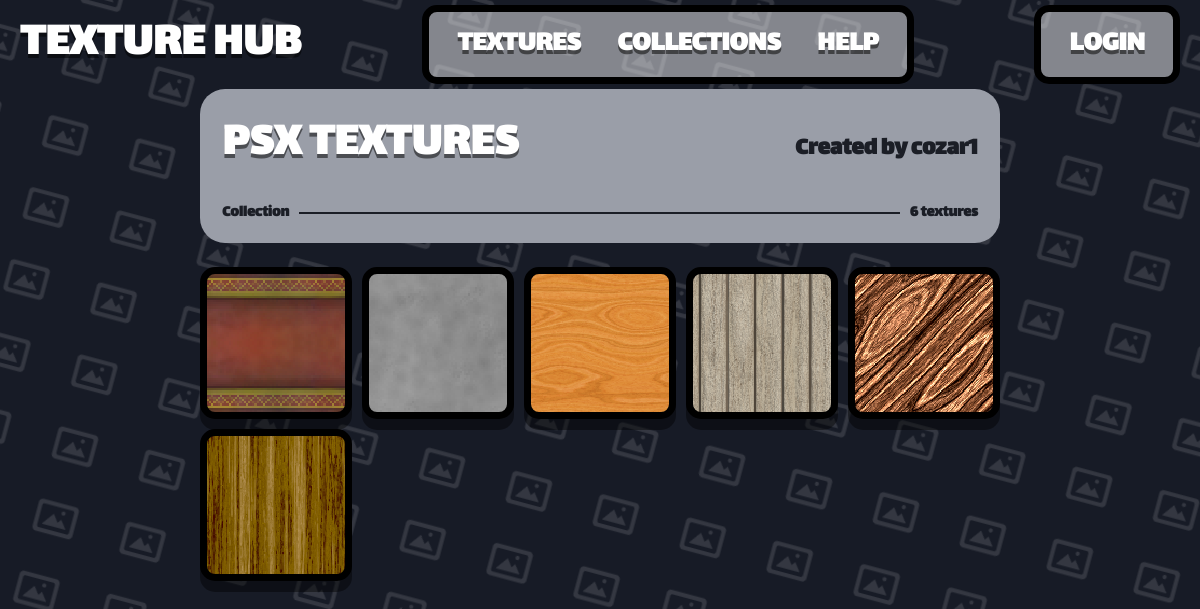
The app's page /collection/1 with its own data.
### app.py (models this page shows)
class Collection(db.Model):
    __tablename__ = 'Collection'
    collection_id = db.Column(db.Integer, primary_key=True)
    collection_name = db.Column(db.String(80), unique=True, nullable=False)
    collection_user_id = db.Column(db.String(120), nullable=False)
    collection_rating = db.Column(db.Integer, default=0)

class User(db.Model):
    __tablename__ = 'User'
    user_id = db.Column(db.Integer, primary_key=True)
    user_name = db.Column(db.String(80), unique=True, nullable=False)
    user_password = db.Column(db.String(120), nullable=False)
    user_rating = db.Column(db.Integer, default=0)

class Texture(db.Model):
    __tablename__ = 'Texture'
    texture_id = db.Column(db.Integer, primary_key=True)
    texture_name = db.Column(db.String(80), unique=True, nullable=False)
    texture_address = db.Column(db.String(120), nullable=False)
    texture_user_id = db.Column(db.Integer, default=0)
    texture_tags = db.Column(db.String(200), nullable=True)

### app.py (the view)
@app.route('/collection/<_collection_id>', methods=['GET', 'POST'])
def collection(_collection_id):
    user = get_current_user()
    collection = Collection.query.filter_by(collection_id = _collection_id).one()
    collection_user = User.query.filter_by(user_id = collection.collection_user_id).one()
    texture_ids = Texture_Collection.query.filter_by(collection_id = collection.collection_id).all()
    textures = [Texture.query.filter_by(texture_id = tc.texture_id).one() for tc in texture_ids]
    return render_template('collection.html', user=user, collection=collection, collection_user=collection_user, textures=textures)

### app.py (called while the page is built)
def get_current_user():
    user_id = session.get('user_id')
    if user_id is None:
        return None
    return User.query.get(user_id)

@app.template_filter('texture_url')
def texture_image_url(address):
    if not address:
        return DEFAULT_TEXTURE_URL
    addr = str(address).strip().replace('\\', '/')
    if addr.startswith('/static/images/'):
        rel = addr[len('/static/images/') :]
    elif addr.startswith('static/images/'):
        rel = addr[len('static/images/') :]
    else:
        rel = os.path.basename(addr)
    rel = os.path.basename(rel)
    if not rel or rel.startswith('.'):
        return DEFAULT_TEXTURE_URL
    full = os.path.join(STATIC_IMAGES_DIR, rel)
    if os.path.isfile(full):
        return f'/static/images/{rel}'
    return DEFAULT_TEXTURE_URL

### templates/collection.html (shortened to what this page needs)
{% extends "template.html" %}
{% block content %}
<div class="th-detail-panel">
    <div class="th-detail-title-row">
        <h1 class="th-detail-title">{{ collection.collection_name }}</h1>
        <div class="th-detail-author">Created by {{ collection_user.user_name }}</div>
    </div>
    <div class="th-collection-row">
        <span class="th-stat-label">Collection</span>
        <div class="th-stat-track"></div>
        <span class="th-stat-value">{{ textures|length }} textures</span>
    </div>
</div>
<div class="th-texture-grid" style="margin-top: 24px;">
    {% for item in textures %}
        {% include "texture_template.html" %}
    {% endfor %}
</div>
{% endblock %}

### templates/template.html (shortened to what this page needs)
<!DOCTYPE html>
<html lang="en">
<head>
    <link rel="stylesheet" href="https://cdnjs.cloudflare.com/ajax/libs/font-awesome/6.5.2/css/all.min.css">
    <link rel="stylesheet" href="/static/style.css">
</head>
<body class="th-body">
    {% if request.endpoint not in ('login', 'signup') %}
    <header class="th-navbar">
        <a href="/" class="th-brand">TEXTURE HUB</a>
        <div class="container">
            <ul class="th-nav-links">
                <li><a href="/0" class="th-nav-link {% if request.path == '/' %}is-active{% endif %}">TEXTURES</a></li>
                <li><a href="/1" class="th-nav-link {% if request.path == '/collections' %}is-active{% endif %}">COLLECTIONS</a></li>
                <li><a href="/1" class="th-nav-link {% if request.path == '/collections' %}is-active{% endif %}">HELP</a></li>
            </ul>
        </div>
        <div class="container">
            <ul class="th-nav-links">
                {% if user %}
                    <li><a class="th-nav-link" href="/user/{{ user.user_name }}">{{ user.user_name }}</a></li>
                {% else %}
                    <li><a href="/login" class="th-nav-link {% if request.path == '/' %}is-active{% endif %}">Login</a></li>
                {% endif %}
            </ul>
        </div>
    </header>
    {% endif %}
    <main class="th-page">
        {% block content %}
        {% endblock %}
    </main>
</body>
</html>

### templates/texture_template.html
<a href="/texture/{{ item.texture_id }}" class="item" style="background-image: url('{{ item.texture_address | texture_url }}'); background-size: cover; background-position: center; background-repeat: no-repeat;">
    <div class="item-thumb"></div>
</a>

### records on screen
Collection: collection_name "PSX TEXTURES"
User: user_name "cozar1"
Texture: texture_address|texture_url (picture)
Texture: texture_address|texture_url (picture)
Texture: texture_address|texture_url (picture)
Texture: texture_address|texture_url (picture)
Texture: texture_address|texture_url (picture)
Texture: texture_address|texture_url (picture)

### other values on screen
{{ textures|length }} "6"
